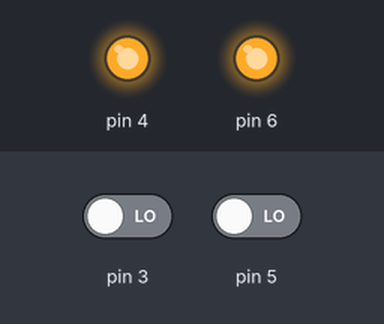
A sketch run on a simulated Arduino Uno, built with avr-gcc and run on an emulated ATmega328P. Shown: output pins drawn as LEDs (lit = HIGH). The inputs (shaded band) are chosen by the test bench; at power-on: pin 3 LOW, pin 5 LOW.

Above: at 1.2 s.
1.3 s: pin 3 driven HIGH
At 2.5 s:
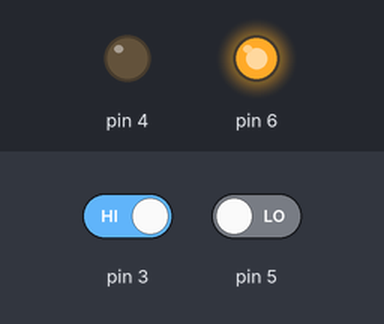
2.8 s: pin 5 driven HIGH
At 3.8 s:
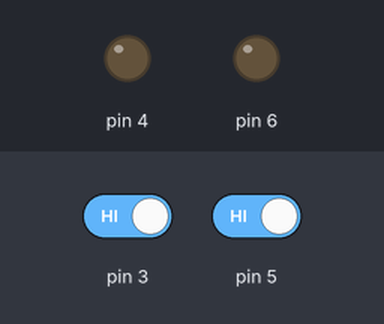
4.3 s: pin 3 driven LOW
At 4.9 s:
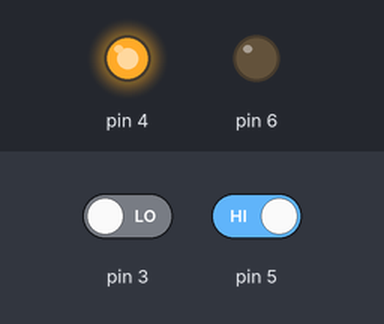
5.8 s: pin 5 driven LOW
At 7.2 s:
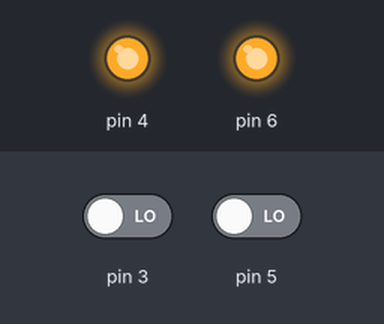
Timing chart, 0 to 8.3 s (numbered marks = the images above; inputs shaded):
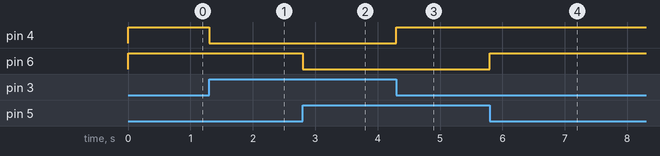

Measured:
- after the input at 1.3 s, pin 4: HIGH → LOW at once
- after the input at 2.8 s, pin 6: HIGH → LOW at once
- after the input at 4.3 s, pin 4: LOW → HIGH at once
- after the input at 5.8 s, pin 6: LOW → HIGH at once

The sketch:

ws1.ino
```cpp
void setup() {
  pinMode(5,INPUT);
  pinMode(6,OUTPUT);
   pinMode(3,INPUT);
  pinMode(4,OUTPUT);
}

void loop() {
int a,b;
a=digitalRead(5);
b=digitalRead(3);
if(a==1)
{
  digitalWrite(6,0);
}
else
{
  digitalWrite(6,1);
}
if(b==1)
{
  digitalWrite(4,0);
}
else
{
  digitalWrite(4,1);
}
}
```
